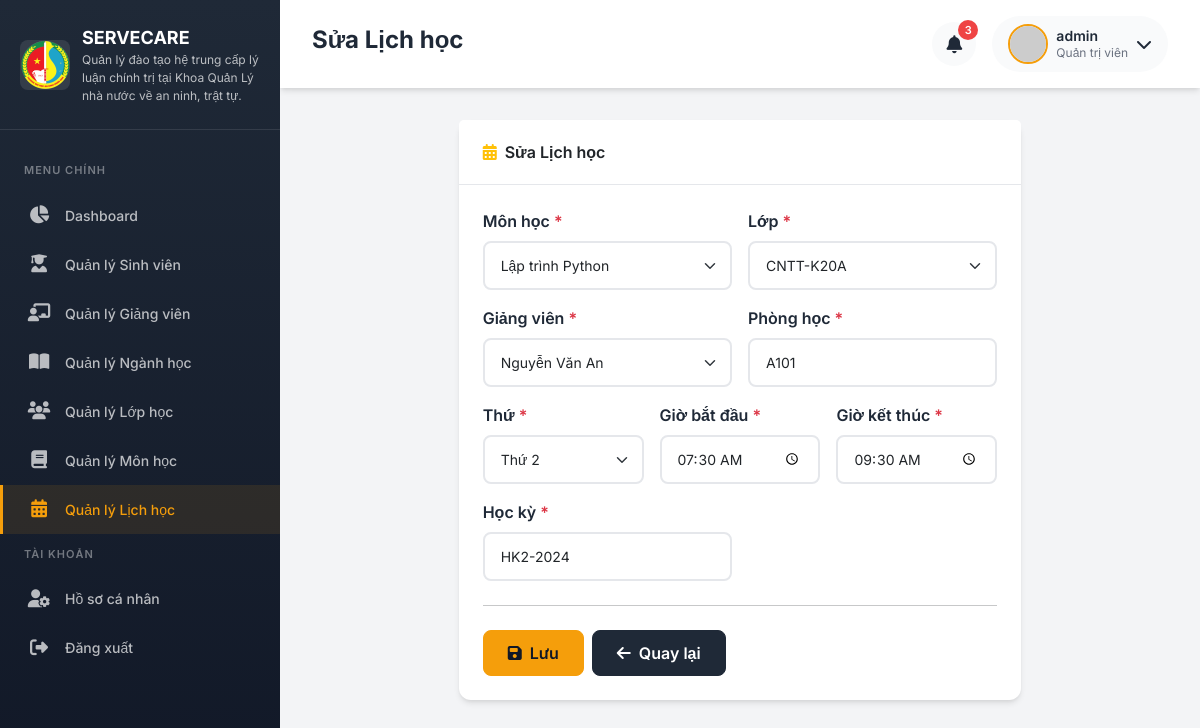
/admin/schedules/edit/1 (signed in), run on the app's committed database.
### app/models.py (models this page shows, shortened)
class User(UserMixin, db.Model):
    __tablename__ = 'users'
    id = db.Column(db.Integer, primary_key=True)
    username = db.Column(db.String(64), unique=True, nullable=False, index=True)
    email = db.Column(db.String(120), unique=True, nullable=False, index=True)
    password_hash = db.Column(db.String(256), nullable=False)
    role = db.Column(db.String(20), nullable=False, default='student')  # admin, lecturer, student
    avatar = db.Column(db.String(200), default='default_avatar.png')
    is_active = db.Column(db.Boolean, default=True)
    created_at = db.Column(db.DateTime, default=datetime.utcnow)
    updated_at = db.Column(db.DateTime, default=datetime.utcnow, onupdate=datetime.utcnow)
    student = db.relationship('Student', backref='user', uselist=False, lazy=True)
    lecturer = db.relationship('Lecturer', backref='user', uselist=False, lazy=True)
    def is_admin(self):
        return self.role == 'admin'
    def get_display_name(self):
        if self.role == 'student' and self.student:
            return self.student.full_name
        elif self.role == 'lecturer' and self.lecturer:
            return self.lecturer.full_name
        return self.username

class Schedule(db.Model):
    __tablename__ = 'schedules'
    id = db.Column(db.Integer, primary_key=True)
    subject_id = db.Column(db.Integer, db.ForeignKey('subjects.id'), nullable=False)
    lecturer_id = db.Column(db.Integer, db.ForeignKey('lecturers.id'), nullable=False)
    class_id = db.Column(db.Integer, db.ForeignKey('classrooms.id'), nullable=False)
    room_name = db.Column(db.String(50))  # Phòng học VD: A101, B202
    day_of_week = db.Column(db.Integer)   # 0=Thứ 2, 1=Thứ 3, ..., 6=Chủ nhật
    start_time = db.Column(db.Time)       # Giờ bắt đầu
    end_time = db.Column(db.Time)         # Giờ kết thúc
    semester = db.Column(db.String(20))   # VD: HK1-2024, HK2-2024
    start_date = db.Column(db.Date)       # Ngày bắt đầu học kỳ
    end_date = db.Column(db.Date)         # Ngày kết thúc học kỳ
    created_at = db.Column(db.DateTime, default=datetime.utcnow)
    DAY_NAMES = ['Thứ 2', 'Thứ 3', 'Thứ 4', 'Thứ 5', 'Thứ 6', 'Thứ 7', 'Chủ nhật']

### app/routes/admin.py (the view, shortened to what this page needs)
@admin_bp.route('/schedules/edit/<int:id>', methods=['GET', 'POST'])
@login_required
@admin_required
def edit_schedule(id):
    schedule = Schedule.query.get_or_404(id)
    form = ScheduleForm(obj=schedule)
    form.subject_id.choices = [(s.id, s.name) for s in Subject.query.all()]
    form.lecturer_id.choices = [(l.id, l.full_name) for l in Lecturer.query.all()]
    form.class_id.choices = [(c.id, c.name) for c in Classroom.query.all()]
    return render_template('admin/schedules/form.html', form=form, title='Sửa Lịch học', schedule=schedule)

### app/routes/admin.py
class ScheduleForm(FlaskForm):
    subject_id = SelectField('Môn học', coerce=int, validators=[DataRequired()])
    lecturer_id = SelectField('Giảng viên', coerce=int, validators=[DataRequired()])
    class_id = SelectField('Lớp', coerce=int, validators=[DataRequired()])
    room_name = StringField('Phòng học', validators=[DataRequired(), Length(max=50)])
    day_of_week = SelectField('Thứ', coerce=int, choices=[
        (0, 'Thứ 2'), (1, 'Thứ 3'), (2, 'Thứ 4'),
        (3, 'Thứ 5'), (4, 'Thứ 6'), (5, 'Thứ 7'), (6, 'Chủ nhật')
    ])
    start_time = TimeField('Giờ bắt đầu', validators=[DataRequired()])
    end_time = TimeField('Giờ kết thúc', validators=[DataRequired()])
    semester = StringField('Học kỳ', validators=[DataRequired(), Length(max=20)])

### app/models.py (called while the page is built)
@login_manager.user_loader
def load_user(user_id):
    return User.query.get(int(user_id))

### app/routes/auth.py (called while the page is built)
def admin_required(f):
    @wraps(f)
    def decorated_function(*args, **kwargs):
        if not current_user.is_authenticated or not current_user.is_admin():
            flash('Bạn không có quyền truy cập trang này!', 'danger')
            return redirect(url_for('main.index'))
        return f(*args, **kwargs)
    return decorated_function

### app/templates/admin/schedules/form.html (shortened to what this page needs)
{% extends "base.html" %}
{% block page_title %}{{ title }}{% endblock %}
{% block content %}
<div class="row justify-content-center">
    <div class="col-lg-8">
        <div class="card fade-in">
            <div class="card-header">
                <i class="fas fa-calendar-alt me-2 text-warning"></i>{{ title }}
            </div>
            <div class="card-body">
                <form method="POST">
                    <div class="row g-3">
                        <div class="col-md-6">
                            <label class="form-label">Môn học <span class="text-danger">*</span></label>
                            {{ form.subject_id(class="form-select") }}
                        </div>
                        <div class="col-md-6">
                            <label class="form-label">Lớp <span class="text-danger">*</span></label>
                            {{ form.class_id(class="form-select") }}
                        </div>
                        <div class="col-md-6">
                            <label class="form-label">Giảng viên <span class="text-danger">*</span></label>
                            {{ form.lecturer_id(class="form-select") }}
                        </div>
                        <div class="col-md-6">
                            <label class="form-label">Phòng học <span class="text-danger">*</span></label>
                            {{ form.room_name(class="form-control", placeholder="VD: A101") }}
                        </div>
                        <div class="col-md-4">
                            <label class="form-label">Thứ <span class="text-danger">*</span></label>
                            {{ form.day_of_week(class="form-select") }}
                        </div>
                        <div class="col-md-4">
                            <label class="form-label">Giờ bắt đầu <span class="text-danger">*</span></label>
                            {{ form.start_time(class="form-control", type="time") }}
                        </div>
                        <div class="col-md-4">
                            <label class="form-label">Giờ kết thúc <span class="text-danger">*</span></label>
                            {{ form.end_time(class="form-control", type="time") }}
                        </div>
                        <div class="col-md-6">
                            <label class="form-label">Học kỳ <span class="text-danger">*</span></label>
                            {{ form.semester(class="form-control", placeholder="VD: HK2-2024") }}
                        </div>
                    </div>
                    <hr class="my-4">
                    <div class="d-flex gap-2">
                        <button type="submit" class="btn btn-primary"><i class="fas fa-save me-2"></i>Lưu</button>
                        <a href="{{ url_for('admin.schedules') }}" class="btn btn-secondary"><i class="fas fa-arrow-left me-2"></i>Quay lại</a>
                    </div>
                </form>
            </div>
        </div>
    </div>
</div>
{% endblock %}

### app/templates/base.html (shortened to what this page needs)
<!DOCTYPE html>
<html lang="vi">
<head>
    <link href="https://cdn.jsdelivr.net/npm/bootstrap@5.3.2/dist/css/bootstrap.min.css" rel="stylesheet">
    <link href="https://cdnjs.cloudflare.com/ajax/libs/font-awesome/6.5.1/css/all.min.css" rel="stylesheet">
</head>
<body>
    {% if current_user.is_authenticated %}
    <aside class="sidebar">
        <div class="sidebar-header">
            <a href="{{ url_for('main.index') }}" class="sidebar-brand">
                <img src="{{ url_for('static', filename='images/logo.png') }}" alt="Logo" class="sidebar-logo">
                <div class="sidebar-brand-text">
                    {{ app_short_name }}
                    <small>Quản lý đào tạo hệ trung cấp lý luận chính trị tại Khoa Quản Lý nhà nước về an ninh, trật tự.
</small>
                </div>
            </a>
        </div>
        <nav class="sidebar-menu">
            <div class="menu-label">Menu chính</div>
            {% if current_user.is_admin() %}
            <a href="{{ url_for('admin.dashboard') }}" class="menu-item {% if request.endpoint == 'admin.dashboard' %}active{% endif %}">
                <i class="fas fa-chart-pie"></i>
                <span>Dashboard</span>
            </a>
            <a href="{{ url_for('admin.students') }}" class="menu-item {% if 'student' in request.endpoint %}active{% endif %}">
                <i class="fas fa-user-graduate"></i>
                <span>Quản lý Sinh viên</span>
            </a>
            <a href="{{ url_for('admin.lecturers') }}" class="menu-item {% if 'lecturer' in request.endpoint %}active{% endif %}">
                <i class="fas fa-chalkboard-teacher"></i>
                <span>Quản lý Giảng viên</span>
            </a>
            <a href="{{ url_for('admin.majors') }}" class="menu-item {% if 'major' in request.endpoint %}active{% endif %}">
                <i class="fas fa-book-open"></i>
                <span>Quản lý Ngành học</span>
            </a>
            <a href="{{ url_for('admin.classrooms') }}" class="menu-item {% if 'classroom' in request.endpoint %}active{% endif %}">
                <i class="fas fa-users"></i>
                <span>Quản lý Lớp học</span>
            </a>
            <a href="{{ url_for('admin.subjects') }}" class="menu-item {% if 'subject' in request.endpoint %}active{% endif %}">
                <i class="fas fa-book"></i>
                <span>Quản lý Môn học</span>
            </a>
            <a href="{{ url_for('admin.schedules') }}" class="menu-item {% if 'schedule' in request.endpoint %}active{% endif %}">
                <i class="fas fa-calendar-alt"></i>
                <span>Quản lý Lịch học</span>
            </a>
            {% endif %}
            <div class="menu-label">Tài khoản</div>
            <a href="{{ url_for('auth.profile') }}" class="menu-item">
                <i class="fas fa-user-cog"></i>
                <span>Hồ sơ cá nhân</span>
            </a>
            <a href="{{ url_for('auth.logout') }}" class="menu-item">
                <i class="fas fa-sign-out-alt"></i>
                <span>Đăng xuất</span>
            </a>
        </nav>
    </aside>
    <main class="main-content">
        <header class="top-navbar">
            <h1 class="page-title">{% block page_title %}Dashboard{% endblock %}</h1>
            <div class="navbar-actions">
                <button class="notification-btn">
                    <i class="fas fa-bell"></i>
                    <span class="notification-badge">3</span>
                </button>
                <div class="user-dropdown dropdown">
                    <div class="d-flex align-items-center" data-bs-toggle="dropdown">
                        <img src="{{ url_for('static', filename='uploads/avatars/' ~ (current_user.avatar or 'default_avatar.png')) }}"
                             alt="Avatar" class="user-avatar"
                             onerror="this.src='https://ui-avatars.com/api/?name={{ current_user.get_display_name() }}&background=F59E0B&color=1F2937'">
                        <div class="user-info ms-2">
                            <div class="user-name">{{ current_user.get_display_name() }}</div>
                            <div class="user-role">
                                {% if current_user.is_admin() %}Quản trị viên
                                {% elif current_user.is_lecturer() %}Giảng viên
                                {% else %}Sinh viên{% endif %}
                            </div>
                        </div>
                        <i class="fas fa-chevron-down ms-2"></i>
                    </div>
                </div>
            </div>
        </header>
        <div class="page-content">
            {% block content %}{% endblock %}
        </div>
    </main>
    {% else %}
    {% block auth_content %}{% endblock %}
    {% endif %}
</body>
</html>

### app/templates/base.html (style rules this page uses)
:root { --primary: #F59E0B; --primary-dark: #D97706; --primary-light: #FCD34D; --secondary: #1F2937; --secondary-light: #374151; --dark: #111827; --light: #F9FAFB; --success: #10B981; --danger: #EF4444; --warning: #F59E0B; --info: #3B82F6; --border-radius: 12px; --shadow: 0 4px 6px -1px rgba(0, 0, 0, 0.1), 0 2px 4px -1px rgba(0, 0, 0, 0.06); --shadow-lg: 0 10px 15px -3px rgba(0, 0, 0, 0.1), 0 4px 6px -2px rgba(0, 0, 0, 0.05); }
* { margin: 0; padding: 0; box-sizing: border-box; }
body { font-family: 'Inter', sans-serif; background-color: #F3F4F6; color: var(--secondary); min-height: 100vh; }
.sidebar { position: fixed; top: 0; left: 0; width: 280px; height: 100vh; background: linear-gradient(180deg, var(--secondary) 0%, var(--dark) 100%); color: white; z-index: 1000; transition: all 0.3s ease; overflow-y: auto; }
.sidebar-header { padding: 24px 20px; border-bottom: 1px solid rgba(255, 255, 255, 0.1); }
.sidebar-brand { display: flex; align-items: center; gap: 12px; text-decoration: none; color: white; }
.sidebar-logo { width: 50px; height: 50px; object-fit: contain; border-radius: 8px; }
.sidebar-brand-text { font-size: 18px; font-weight: 700; }
.sidebar-brand-text small { font-size: 12px; font-weight: 400; opacity: 0.7; display: block; }
.sidebar-menu { padding: 20px 0; }
.menu-label { padding: 12px 24px; font-size: 11px; font-weight: 600; text-transform: uppercase; letter-spacing: 1px; color: rgba(255, 255, 255, 0.4); }
.menu-item { display: flex; align-items: center; padding: 14px 24px; color: rgba(255, 255, 255, 0.7); text-decoration: none; transition: all 0.2s ease; border-left: 3px solid transparent; gap: 14px; }
.menu-item.active { background: rgba(245, 158, 11, 0.1); color: var(--primary); border-left-color: var(--primary); }
.menu-item i { font-size: 18px; width: 24px; text-align: center; }
.menu-item span { font-size: 14px; font-weight: 500; }
.main-content { margin-left: 280px; min-height: 100vh; transition: all 0.3s ease; }
.top-navbar { background: white; padding: 16px 32px; display: flex; justify-content: space-between; align-items: center; box-shadow: var(--shadow); position: sticky; top: 0; z-index: 100; }
.page-title { font-size: 24px; font-weight: 700; color: var(--secondary); }
.navbar-actions { display: flex; align-items: center; gap: 16px; }
.notification-btn { width: 44px; height: 44px; border-radius: 50%; border: none; background: var(--light); color: var(--secondary); font-size: 18px; cursor: pointer; position: relative; transition: all 0.2s ease; }
.notification-badge { position: absolute; top: -2px; right: -2px; width: 20px; height: 20px; background: var(--danger); color: white; font-size: 11px; font-weight: 600; border-radius: 50%; display: flex; align-items: center; justify-content: center; }
.user-dropdown { display: flex; align-items: center; gap: 12px; padding: 8px 16px; background: var(--light); border-radius: 50px; cursor: pointer; transition: all 0.2s ease; }
.user-avatar { width: 40px; height: 40px; border-radius: 50%; object-fit: cover; border: 2px solid var(--primary); }
.user-info { line-height: 1.3; }
.user-name { font-size: 14px; font-weight: 600; color: var(--secondary); }
.user-role { font-size: 12px; color: #6B7280; }
.page-content { padding: 32px; }
.card { border: none; border-radius: var(--border-radius); box-shadow: var(--shadow); transition: all 0.3s ease; }
.card-header { background: white; border-bottom: 1px solid #E5E7EB; padding: 20px 24px; font-weight: 600; }
.card-body { padding: 24px; }
.btn-primary { background: var(--primary); border-color: var(--primary); color: var(--dark); font-weight: 600; padding: 10px 24px; border-radius: 8px; transition: all 0.2s ease; }
.btn-secondary { background: var(--secondary); border-color: var(--secondary); color: white; font-weight: 600; padding: 10px 24px; border-radius: 8px; }
.form-control, .form-select { border: 2px solid #E5E7EB; border-radius: 8px; padding: 12px 16px; font-size: 14px; transition: all 0.2s ease; }
.form-label { font-weight: 600; color: var(--secondary); margin-bottom: 8px; }
.fade-in { animation: fadeIn 0.3s ease forwards; }

### data on the page
User: get_display_name "admin"
Schedule: subject_id "Lập trình Python", class_id "CNTT-K20A", lecturer_id "Nguyễn Văn An", room_name "A101", day_of_week "Thứ 2", start_time "07:30", end_time "09:30", semester "HK2-2024"

### other printed values
{{ app_short_name }} "SERVECARE"
{{ title }} "Sửa Lịch học"
